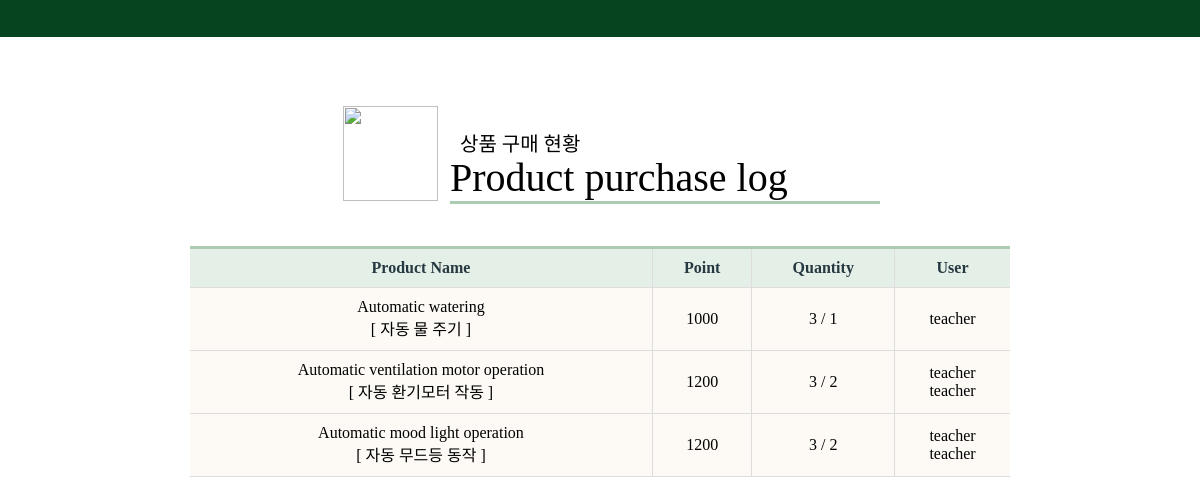
/check-purchase, run on an earlier commit of the app's database.
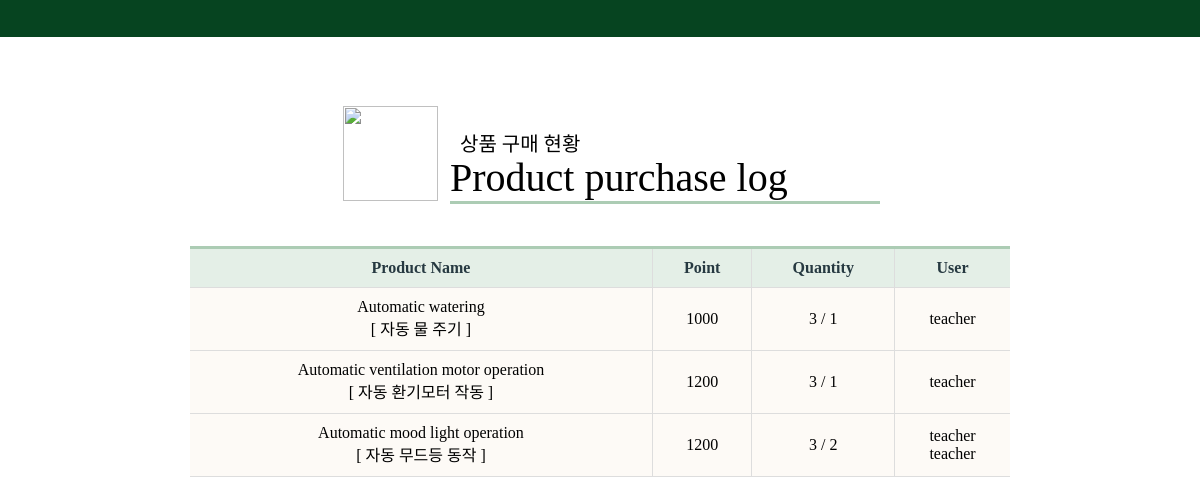
And on a later commit of the database.
### administrator/models.py (models this page shows, shortened)
class Item(models.Model):
    student = models.ForeignKey(Student, on_delete=models.CASCADE, null=True) #상품 소유자, 구매자
    name = models.CharField(max_length=20, null=False) #상품이름
    real_name =  models.CharField(max_length=20, null=False)
    price = models.IntegerField( null=False ) #필요포인트

class Student(models.Model):
    name = models.CharField(max_length=20, null=False)
    point =  models.IntegerField( null=True, blank=True)
    point_used = models.IntegerField(default=0, blank=True, null=True)

### administrator/views.py (the view)
# urls.py: path('check-purchase', views.CheckPurchaseView.as_view(), name='check_purchase'),
class CheckPurchaseView(ListView):
    template_name = 'administrator/purchase/check_view.html'
    model = Item
    def get(self, request, *args, **kwargs):
        self.object_list = self.get_queryset()
        context = self.get_context_data()
        for item in ['item1','item2','item3']:
            if Item.objects.filter(name = item):
                context[item] = Item.objects.filter(name= item)
                context['{}_price'.format(item)] = context[item][0].price
                context['{}_count'.format(item)] = context[item].filter(student__name ='teacher').count()
                print( context['{}_count'.format(item)])
            else:
                context[item] = Item.objects.filter(name='{}_save'.format(item))
                context['{}_price'.format(item)] = context[item][0].price
                context['{}_count'.format(item)] = 0
        return self.render_to_response(context)

### administrator/templates/administrator/purchase/check_view.html (shortened to what this page needs)
{% extends 'administrator/observation/student.html' %}
{% load static %}
{% block title %}
    <link rel="stylesheet" href="{% static 'All.css' %}" />
{% endblock title %}
{% block subject %}
<h3>상품 구매 현황</h3>
<h1>Product purchase log</h1>
{% endblock subject %}
{% block top %}
    <img id="topImg" src="{%static 'purchase/basket.png' %}"/>
{% endblock top %}
{% block table %}
    <th>Product Name</th>
    <th>Point</th>
    <th>Quantity</th>
    <th>User</th>
{% endblock table %}
{% block data %}
<tr>
    <td>Automatic watering<br>[ 자동 물 주기 ]</td>
    <td>{{item1_price}}</td>
    <td>3 / {{item1_count}}</td>
    <td>
        {% for object in item1 %}
        {% if not item1_count %}
            <li>None</li>
        {% else %}
            <li>{{ object.student.name }}</li>
        {% endif %}
        {% endfor %}
    </td>
</tr>
<tr>
    <td>Automatic ventilation motor operation<br>[ 자동 환기모터 작동 ]</td>
    <td>{{item2_price}}</td>
    <td>3 / {{item2_count}}</td>
    <td>
        {% for object in item2 %}
        {% if not item2_count %}
        <li>None</li>
        {% else %}
            <li>{{ object.student.name }}</li>
        {% endif %}
        {% endfor %}
    </td>
</tr>
<tr>
    <td>Automatic mood light operation<br>[ 자동 무드등 동작 ]</td>
    <td>{{item3_price}}</td>
    <td>3 / {{item3_count}}</td>
    <td>
        {% for object in item3 %}
        {% if not item2_count %}
        <li>None</li>
        {% else %}
            <li>{{ object.student.name }}</li>
        {% endif %}
        {% endfor %}
    </td>
</tr>
{% endblock data %}

What changed in the data, as far as the page shows it:
removed Item: student.name "teacher"
Also different on the page:
{{ item2_count }}: "2" → "1"
